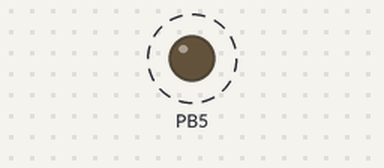
Recording of a program running on a simulated ATmega328P, built with avr-gcc and emulated at 16 MHz. Shown: output pins drawn as LEDs (lit = HIGH). Dashed ring = blinking.

Above: at 0.8 s.
Timing chart, 0 to 3.7 s (numbered marks = the images above):
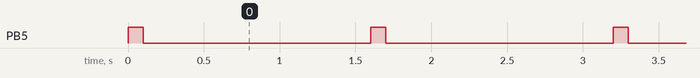

Measured:
- by itself, PB5: alternates HIGH for 0.10 s and LOW for 1.5 s

The program:

main.c
```c
#include <stdlib.h>
#include "hal/pin.h"


void setup(void)
{
    setPinMode(D13, OUTPUT);
}


void loop(void)
{
    digitalWrite(D13, HIGH);
    _delay_ms(100);
    digitalWrite(D13, LOW);
    _delay_ms(1500);
}


int main (void)
{
    setup();

    while(true) {
        loop();
    }

    return EXIT_SUCCESS;
}
```

pin.c
```c
#include "pin.h"
#include "../utils/bit.h"

/*
    This code maps the Arduino pinout to the ATmega328P pinout (driver or HAL).
    The microcontroller can therfore be ported to another platform without having
    to change the implementation of the application layer.
*/

#define OFFSET_PORT_B 8
#define OFFSET_PORT_C 14
#define OFFSET_PORT_D 0


static inline bool isOnPortB(const ArduinoPin pin){
    return (pin >= 8 && pin <= 13);
}

static inline bool isOnPortC(const ArduinoPin pin){
    return (pin >= 14 && pin <= 19);
}

static inline bool isOnPortD(const ArduinoPin pin){
    return (pin >= 0 && pin <= 7);
}


void setPinMode(const uint8_t pin, const Mode mode)
{
    if(isOnPortB(pin)){
        if(mode == OUTPUT){
            BIT_SET(DDRB, (pin - OFFSET_PORT_B));
        }
        else if(mode == INPUT){
            BIT_CLR(DDRB, (pin - OFFSET_PORT_B));
        }
        else if(mode == INPUT_PULLUP){
            // enable pull-up by writting a logical 1 to the PORT register of an as input defined pin.
            BIT_CLR(DDRB, (pin - OFFSET_PORT_B));
            BIT_SET(PORTB, (pin - OFFSET_PORT_B));
        }
    }
    else if(isOnPortC(pin)){
        if(mode == OUTPUT){
            BIT_SET(DDRC, (pin - OFFSET_PORT_C));
        }
        else if(mode == INPUT){
            BIT_CLR(DDRC, (pin - OFFSET_PORT_C));
        }
        else if(mode == INPUT_PULLUP){
            // enable pull-up by writting a logical 1 to the PORT register of an as input defined pin.
            BIT_CLR(DDRC, (pin - OFFSET_PORT_C));
            BIT_SET(PORTC, (pin - OFFSET_PORT_C));
        }
    }
    else if(isOnPortD(pin)){
        if(mode == OUTPUT){
            BIT_SET(DDRD, (pin - OFFSET_PORT_D));
        }
        else if(mode == INPUT){
            BIT_CLR(DDRD, (pin - OFFSET_PORT_D));
        }
        else if(mode == INPUT_PULLUP){
            // enable pull-up by writting a logical 1 to the PORT register of an as input defined pin.
            BIT_CLR(DDRD, (pin - OFFSET_PORT_D));
            BIT_SET(PORTD, (pin - OFFSET_PORT_D));
        }
    }
}


int8_t digitalRead(const uint8_t pin)
{
    if(isOnPortB(pin)){
        return BIT_IS_SET(PINB, (pin - OFFSET_PORT_B));
    }
    else if (isOnPortC(pin)){
        return BIT_IS_SET(PINC, (pin - OFFSET_PORT_C));
    }
    else if(isOnPortD(pin)){
        return BIT_IS_SET(PIND, (pin - OFFSET_PORT_D));
    }
    else{
        return -1; // for wrong pin
    }
}


void digitalWrite(const uint8_t pin, const bool value)
{
    if(isOnPortB(pin)){
        if(value == HIGH){
            BIT_SET(PORTB, (pin - OFFSET_PORT_B));
        }
        else if(value == LOW){
            BIT_CLR(PORTB, (pin - OFFSET_PORT_B));
        }
    }
    else if(isOnPortC(pin)){
        if(value == HIGH){
            BIT_SET(PORTC, (pin - OFFSET_PORT_C));
        }
        else if(value == LOW){
            BIT_CLR(PORTC, (pin - OFFSET_PORT_C));
        }
    }
    else if(isOnPortD(pin)){
        if(value == HIGH){
            BIT_SET(PORTD, (pin - OFFSET_PORT_D));
        }
        else if(value == LOW){
            BIT_CLR(PORTD, (pin - OFFSET_PORT_D));
        }
    }
}


int8_t pinIsSetAsInput(const uint8_t pin)
{
    // negated because 'bit not set' means input. ;)
    if(isOnPortB(pin)){
        return !BIT_IS_SET(DDRB, (pin - OFFSET_PORT_B));
    }
    else if(isOnPortC(pin)){
        return !BIT_IS_SET(DDRC, (pin - OFFSET_PORT_C));
    }
    else if(isOnPortD(pin)){
        return !BIT_IS_SET(DDRD, (pin - OFFSET_PORT_D));
    }
    else{
        return -1;  // for wrong pin
    }
}
```

pin.h
```c
#pragma once

#include <stdint.h>
#include <stdbool.h>

#include <avr/io.h>
#define F_CPU 16000000  // set CPU frequency in Hz
#include <util/delay.h>

#define HIGH 1
#define LOW 0


typedef enum {
    INPUT,
    OUTPUT,
    INPUT_PULLUP,
    PWM_OUTPUT
} Mode;


typedef enum {
//  Arduino         ATmega
    // port D
    D0,             // PD0
    D1,             // PD1
    D2,             // PD2
    D3,             // PD3
    D4,             // PD4
    D5,             // PD5
    D6,             // PD6
    D7,             // PD7
    // port B
    D8,             // PB0
    D9,             // PB1
    D10,            // PB2
    D11,            // PB3
    D12,            // PB4
    D13,            // PB5
    // port C
    A0,             // PC0
    A1,             // PC1
    A2,             // PC2
    A3,             // PC3
    A4,             // PC4
    A5              // PC5
} ArduinoPin;


void setPinMode(const uint8_t pin, const Mode mode);

void digitalWrite(const uint8_t pin, const bool value);

int8_t digitalRead(const uint8_t pin);

int8_t pinIsSetAsInput(const uint8_t pin);
```

bit.h
```c
#pragma once


/** @return a word with only bit-th bit set. */
#define BIT(bit) (1u << bit)

/** Raise bit-th bit in word. */
#define BIT_SET(word, bit) ((word) |= BIT(bit))

/** Clear bit-th bit in word. */
#define BIT_CLR(word, bit) ((word) &= ~BIT(bit))

/** Toggle the bit-th bit in word. */
#define BIT_TOGGLE(word, bit) ((word) ^= BIT(bit))

/** @return value "1" if bit-th bit of word is set and zero otherwise. */
#define BIT_IS_SET(y, pos) ((0u == ((y) & (BIT(pos)))) ? 0u : 1u)
```
